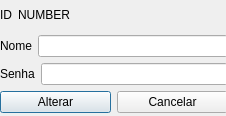
<?xml version="1.0" encoding="UTF-8"?>
<ui version="4.0">
 <class>fm_editar</class>
 <widget class="QDialog" name="fm_editar">
  <property name="geometry">
   <rect>
    <x>0</x>
    <y>0</y>
    <width>226</width>
    <height>116</height>
   </rect>
  </property>
  <property name="windowTitle">
   <string>Dialog</string>
  </property>
  <widget class="QWidget" name="">
   <property name="geometry">
    <rect>
     <x>0</x>
     <y>0</y>
     <width>228</width>
     <height>113</height>
    </rect>
   </property>
   <layout class="QVBoxLayout" name="verticalLayout_2">
    <item>
     <layout class="QHBoxLayout" name="horizontalLayout_4">
      <item>
       <widget class="QLabel" name="label">
        <property name="text">
         <string>ID</string>
        </property>
       </widget>
      </item>
      <item>
       <widget class="QLabel" name="label_2">
        <property name="text">
         <string>NUMBER</string>
        </property>
       </widget>
      </item>
      <item>
       <spacer name="horizontalSpacer">
        <property name="orientation">
         <enum>Qt::Horizontal</enum>
        </property>
        <property name="sizeHint" stdset="0">
         <size>
          <width>40</width>
          <height>20</height>
         </size>
        </property>
       </spacer>
      </item>
     </layout>
    </item>
    <item>
     <layout class="QVBoxLayout" name="verticalLayout">
      <item>
       <layout class="QHBoxLayout" name="horizontalLayout">
        <item>
         <widget class="QLabel" name="label_3">
          <property name="text">
           <string>Nome</string>
          </property>
         </widget>
        </item>
        <item>
         <widget class="QLineEdit" name="lineEdit"/>
        </item>
       </layout>
      </item>
      <item>
       <layout class="QHBoxLayout" name="horizontalLayout_2">
        <item>
         <widget class="QLabel" name="label_4">
          <property name="text">
           <string>Senha</string>
          </property>
         </widget>
        </item>
        <item>
         <widget class="QLineEdit" name="lineEdit_2"/>
        </item>
       </layout>
      </item>
      <item>
       <layout class="QHBoxLayout" name="horizontalLayout_3">
        <item>
         <widget class="QPushButton" name="pushButton">
          <property name="text">
           <string>Alterar</string>
          </property>
         </widget>
        </item>
        <item>
         <widget class="QPushButton" name="pushButton_2">
          <property name="text">
           <string>Cancelar</string>
          </property>
         </widget>
        </item>
       </layout>
      </item>
     </layout>
    </item>
   </layout>
  </widget>
 </widget>
 <resources/>
 <connections/>
</ui>
